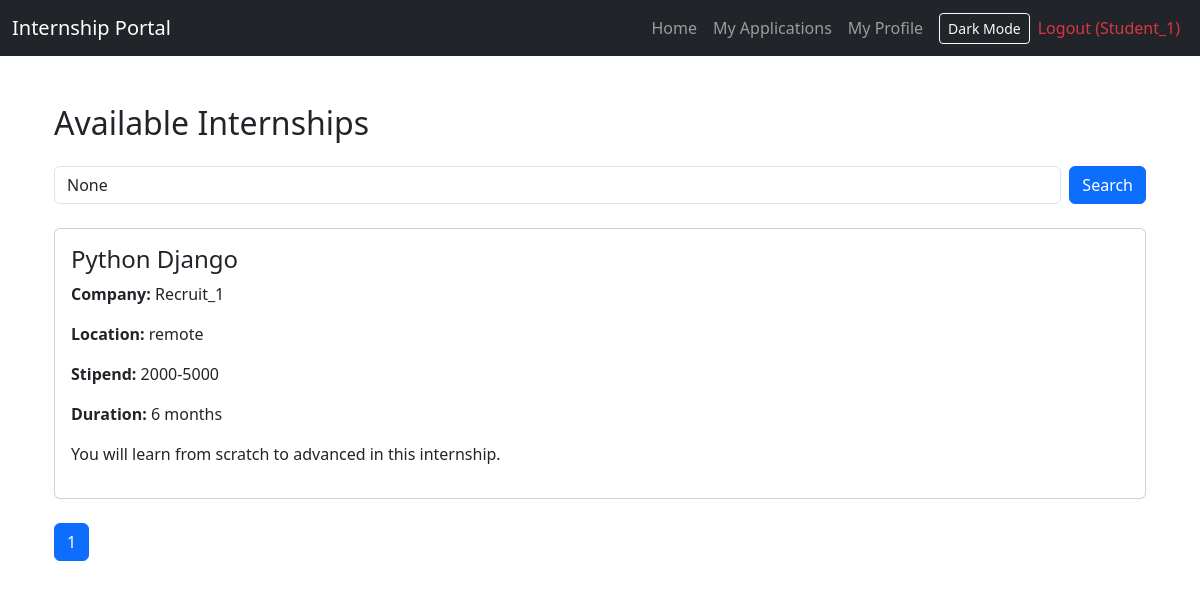
The page /internship/ (signed in) on the database its author committed.
### accounts/models.py (models this page shows, shortened)
class User(AbstractUser):
    ROLE_CHOICES = (
        ('students', 'Students'),
        ('recruiter', 'Recruiter'),
    )
    role = models.CharField(max_length = 20, choices=ROLE_CHOICES)
    first_name = models.CharField(max_length=100, default='')
    last_name = models.CharField(max_length=100, default='')
    location = models.CharField(max_length=100, blank=False)
    college_name = models.CharField(max_length=255, blank=False)
    mobile_number = models.CharField(max_length=15, blank=False)
    last_semester_grade = models.CharField(max_length=10, blank=False)

### internships/models.py (models this page shows, shortened)
class Internship(models.Model):
    title = models.CharField(max_length=255)
    company = models.CharField(max_length=255)
    location = models.CharField(max_length=100)
    duration = models.CharField(max_length=100)
    stipend = models.CharField(max_length=100)
    description = models.TextField()
    posted_by = models.ForeignKey(User, on_delete=models.CASCADE, limit_choices_to={'role': 'recruiter'})
    posted_at = models.DateTimeField(auto_now_add=True)

### internships/views.py (the view)
# urls.py: path('',views.internship_list, name='internship_list'),
@login_required
def internship_list(request):
    query = request.GET.get('q')
    location = request.GET.get('location')
    duration = request.GET.get('duration')
    company = request.GET.get('company')
    internships = Internship.objects.all()
    if query:
        internships = internships.filter(
            Q(title__icontains=query) |
            Q(company__icontains=query) |
            Q(location__icontains=query)
        )
    if location:
        internships = internships.filter(location__icontains=location)
    if duration:
        internships = internships.filter(duration__icontains=duration)
    if company:
        internships = internships.filter(company__icontains=company)
    paginator = Paginator(internships, 5)
    page_number = request.GET.get('page')
    page_obj = paginator.get_page(page_number)
    applied_ids = []
    if request.user.is_authenticated and request.user.role == 'students':
        applied_ids = Application.objects.filter(student=request.user).values_list('internship_id', flat=True)
    return render(request, 'internships/list.html', {
        'page_obj': page_obj,
        'applied_ids': applied_ids,
        'query': query,
        'location': location,
        'duration': duration,
        'company': company,
    })

### accounts/templates/internships/list.html (shortened to what this page needs)
{% extends 'base.html' %}
{% block content %}
<div class="container mt-5">
    <h2 class="mb-4">Available Internships</h2>
    <form method="GET" class="mb-4 d-flex">
        <input type="text" name="q" class="form-control me-2" placeholder="Search by title, company, or location" value="{{ query }}">
        <button type="submit" class="btn btn-primary">Search</button>
    </form>
    {% if page_obj %}
        {% for internship in page_obj %}
        <div class="card mb-4">
            <div class="card-body">
                <h4 class="card-title">{{ internship.title }}</h4>
                <p><strong>Company:</strong> {{ internship.posted_by.username }}</p>
                <p><strong>Location:</strong> {{ internship.location }}</p>
                <p><strong>Stipend:</strong> {{ internship.stipend }}</p>
                <p><strong>Duration:</strong> {{ internship.duration }}</p>
                <p>{{ internship.description }}</p>
            </div>
        </div>
        {% endfor %}
        <nav>
          <ul class="pagination">
            {% for num in page_obj.paginator.page_range %}
              <li class="page-item {% if page_obj.number == num %}active{% endif %}">
                <a class="page-link" href="?q={{ query }}&page={{ num }}">{{ num }}</a>
              </li>
            {% endfor %}
          </ul>
        </nav>
    {% else %}
        <p>No internships available.</p>
    {% endif %}
</div>
{% endblock %}

### accounts/templates/base.html (shortened to what this page needs)
<!DOCTYPE html>
<html lang="en">
<head>
    <link href="https://cdn.jsdelivr.net/npm/bootstrap@5.3.0/dist/css/bootstrap.min.css" rel="stylesheet">
</head>
<body>
<nav class="navbar navbar-expand-lg navbar-dark bg-dark">
    <div class="container-fluid">
        <a class="navbar-brand" href="#">Internship Portal</a>
        <div class="collapse navbar-collapse" id="navbarNav">
            <ul class="navbar-nav ms-auto d-flex align-items-center">
                {% if user.is_authenticated %}
                    {% if user.role == 'students' %}
                        <li class="nav-item"><a class="nav-link" href="{% url 'internship_list' %}">Home</a></li>
                        <li class="nav-item"><a class="nav-link" href="{% url 'my_applications' %}">My Applications</a></li>
                        <li class="nav-item"><a class="nav-link" href="{% url 'profile' %}">My Profile</a></li>
                    {% elif user.role == 'recruiter' %}
                        <li class="nav-item"><a class="nav-link" href="{% url 'create_internship' %}">Post Internship</a></li>
                        <li class="nav-item"><a class="nav-link" href="{% url 'recruiter_applicants' %}">View Applicants</a></li>
                        <li class="nav-item"><a class="nav-link" href="{% url 'profile' %}">My Profile</a></li>
                    {% endif %}
                    <li class="nav-item">
                        <button class="btn btn-outline-light btn-sm ms-2" id="darkModeToggle">Dark Mode</button>
                    </li>
                    <li class="nav-item">
                        <a class="nav-link text-danger" href="{% url 'logout' %}">
                            Logout ({{ user.username }})
                        </a>
                    </li>
                {% else %}
                    <li class="nav-item">
                        <button class="btn btn-outline-light btn-sm ms-2" id="darkModeToggle">Dark Mode</button>
                    </li>
                    <li class="nav-item"><a class="nav-link" href="{% url 'login' %}">Login</a></li>
                    <li class="nav-item"><a class="nav-link" href="{% url 'register' %}">Register</a></li>
                {% endif %}
            </ul>
        </div>
    </div>
</nav>
<div class="container mt-4">
    {% block content %}{% endblock %}
</div>
</body>
</html>

### rows shown on the page
User: username "Student_1"
Internship: title "Python Django", posted_by.username "Recruit_1", location "remote", stipend "2000-5000", duration "6 months", description "You will learn from scratch to advanced in this internship."

### other values the page prints
{{ num }} "1"
